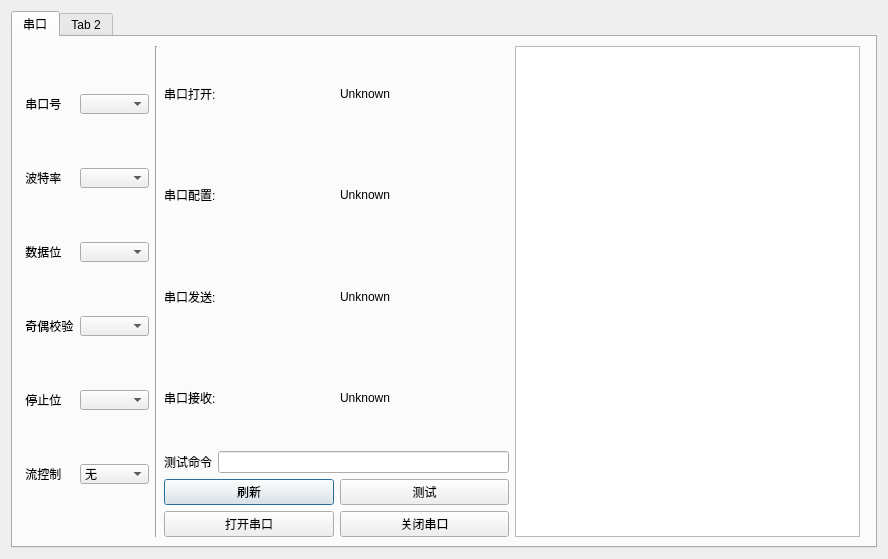
<?xml version="1.0" encoding="UTF-8"?>
<ui version="4.0">
 <class>DialogSerial</class>
 <widget class="QDialog" name="DialogSerial">
  <property name="geometry">
   <rect>
    <x>0</x>
    <y>0</y>
    <width>888</width>
    <height>559</height>
   </rect>
  </property>
  <property name="windowTitle">
   <string>Dialog</string>
  </property>
  <property name="styleSheet">
   <string notr="true"/>
  </property>
  <layout class="QVBoxLayout" name="verticalLayout_3">
   <item>
    <widget class="QTabWidget" name="tabWidget">
     <property name="sizePolicy">
      <sizepolicy hsizetype="Preferred" vsizetype="Preferred">
       <horstretch>0</horstretch>
       <verstretch>0</verstretch>
      </sizepolicy>
     </property>
     <property name="minimumSize">
      <size>
       <width>582</width>
       <height>410</height>
      </size>
     </property>
     <property name="focusPolicy">
      <enum>Qt::TabFocus</enum>
     </property>
     <property name="autoFillBackground">
      <bool>false</bool>
     </property>
     <property name="styleSheet">
      <string notr="true"/>
     </property>
     <property name="currentIndex">
      <number>0</number>
     </property>
     <widget class="QWidget" name="tabSerial">
      <attribute name="title">
       <string>串口</string>
      </attribute>
      <layout class="QHBoxLayout" name="horizontalLayout_16">
       <item>
        <layout class="QHBoxLayout" name="horizontalLayout_14">
         <item>
          <layout class="QVBoxLayout" name="verticalLayout_2">
           <item>
            <layout class="QHBoxLayout" name="horizontalLayout">
             <item>
              <widget class="QLabel" name="lblPortName">
               <property name="text">
                <string> 串口号</string>
               </property>
              </widget>
             </item>
             <item>
              <widget class="QComboBox" name="comboBoxPortName">
               <property name="minimumSize">
                <size>
                 <width>69</width>
                 <height>20</height>
                </size>
               </property>
               <property name="maximumSize">
                <size>
                 <width>69</width>
                 <height>20</height>
                </size>
               </property>
              </widget>
             </item>
            </layout>
           </item>
           <item>
            <layout class="QHBoxLayout" name="horizontalLayout_2">
             <item>
              <widget class="QLabel" name="lblBaudRte">
               <property name="text">
                <string> 波特率</string>
               </property>
              </widget>
             </item>
             <item>
              <widget class="QComboBox" name="comboBoxBaudRate">
               <property name="minimumSize">
                <size>
                 <width>69</width>
                 <height>20</height>
                </size>
               </property>
               <property name="maximumSize">
                <size>
                 <width>69</width>
                 <height>20</height>
                </size>
               </property>
              </widget>
             </item>
            </layout>
           </item>
           <item>
            <layout class="QHBoxLayout" name="horizontalLayout_3">
             <item>
              <widget class="QLabel" name="lblDataBits">
               <property name="text">
                <string> 数据位</string>
               </property>
              </widget>
             </item>
             <item>
              <widget class="QComboBox" name="comboBoxDataBits">
               <property name="minimumSize">
                <size>
                 <width>69</width>
                 <height>20</height>
                </size>
               </property>
               <property name="maximumSize">
                <size>
                 <width>69</width>
                 <height>20</height>
                </size>
               </property>
              </widget>
             </item>
            </layout>
           </item>
           <item>
            <layout class="QHBoxLayout" name="horizontalLayout_4">
             <item>
              <widget class="QLabel" name="lblParity">
               <property name="text">
                <string> 奇偶校验</string>
               </property>
              </widget>
             </item>
             <item>
              <widget class="QComboBox" name="comboBoxParity">
               <property name="minimumSize">
                <size>
                 <width>69</width>
                 <height>20</height>
                </size>
               </property>
               <property name="maximumSize">
                <size>
                 <width>69</width>
                 <height>20</height>
                </size>
               </property>
              </widget>
             </item>
            </layout>
           </item>
           <item>
            <layout class="QHBoxLayout" name="horizontalLayout_5">
             <item>
              <widget class="QLabel" name="lblStopBits">
               <property name="text">
                <string> 停止位</string>
               </property>
              </widget>
             </item>
             <item>
              <widget class="QComboBox" name="comboBoxStopBits">
               <property name="minimumSize">
                <size>
                 <width>69</width>
                 <height>20</height>
                </size>
               </property>
               <property name="maximumSize">
                <size>
                 <width>69</width>
                 <height>20</height>
                </size>
               </property>
              </widget>
             </item>
            </layout>
           </item>
           <item>
            <layout class="QHBoxLayout" name="horizontalLayout_6">
             <item>
              <widget class="QLabel" name="lblFlowControl">
               <property name="text">
                <string> 流控制</string>
               </property>
              </widget>
             </item>
             <item>
              <widget class="QComboBox" name="comboBoxFlowControl">
               <property name="minimumSize">
                <size>
                 <width>69</width>
                 <height>20</height>
                </size>
               </property>
               <property name="maximumSize">
                <size>
                 <width>69</width>
                 <height>20</height>
                </size>
               </property>
               <item>
                <property name="text">
                 <string>无</string>
                </property>
               </item>
              </widget>
             </item>
            </layout>
           </item>
          </layout>
         </item>
         <item>
          <widget class="Line" name="line">
           <property name="orientation">
            <enum>Qt::Vertical</enum>
           </property>
          </widget>
         </item>
         <item>
          <layout class="QVBoxLayout" name="verticalLayout">
           <item>
            <layout class="QHBoxLayout" name="horizontalLayout_9">
             <item>
              <widget class="QLabel" name="label">
               <property name="text">
                <string>串口打开:</string>
               </property>
              </widget>
             </item>
             <item>
              <widget class="QLabel" name="labelOpen">
               <property name="text">
                <string>Unknown</string>
               </property>
              </widget>
             </item>
            </layout>
           </item>
           <item>
            <layout class="QHBoxLayout" name="horizontalLayout_8">
             <item>
              <widget class="QLabel" name="label_2">
               <property name="text">
                <string>串口配置:</string>
               </property>
              </widget>
             </item>
             <item>
              <widget class="QLabel" name="labelSetting">
               <property name="text">
                <string>Unknown</string>
               </property>
              </widget>
             </item>
            </layout>
           </item>
           <item>
            <layout class="QHBoxLayout" name="horizontalLayout_10">
             <item>
              <widget class="QLabel" name="label_3">
               <property name="text">
                <string>串口发送:</string>
               </property>
              </widget>
             </item>
             <item>
              <widget class="QLabel" name="labelSend">
               <property name="text">
                <string>Unknown</string>
               </property>
              </widget>
             </item>
            </layout>
           </item>
           <item>
            <layout class="QHBoxLayout" name="horizontalLayout_7">
             <item>
              <widget class="QLabel" name="label_4">
               <property name="text">
                <string>串口接收:</string>
               </property>
              </widget>
             </item>
             <item>
              <widget class="QLabel" name="labelReceive">
               <property name="text">
                <string>Unknown</string>
               </property>
              </widget>
             </item>
            </layout>
           </item>
           <item>
            <layout class="QHBoxLayout" name="horizontalLayout_12">
             <item>
              <widget class="QLabel" name="label_5">
               <property name="text">
                <string>测试命令</string>
               </property>
              </widget>
             </item>
             <item>
              <widget class="QLineEdit" name="lineEditTest"/>
             </item>
            </layout>
           </item>
           <item>
            <layout class="QHBoxLayout" name="horizontalLayout_13">
             <item>
              <widget class="QPushButton" name="pushButton">
               <property name="text">
                <string>刷新</string>
               </property>
              </widget>
             </item>
             <item>
              <widget class="QPushButton" name="pushButtonTest">
               <property name="text">
                <string>测试</string>
               </property>
              </widget>
             </item>
            </layout>
           </item>
           <item>
            <layout class="QHBoxLayout" name="horizontalLayout_11">
             <item>
              <widget class="QPushButton" name="pushButtonOpenPort">
               <property name="text">
                <string>打开串口</string>
               </property>
              </widget>
             </item>
             <item>
              <widget class="QPushButton" name="pushButtonClosePort">
               <property name="text">
                <string>关闭串口</string>
               </property>
              </widget>
             </item>
            </layout>
           </item>
          </layout>
         </item>
         <item>
          <widget class="QTextBrowser" name="textBrowser"/>
         </item>
        </layout>
       </item>
       <item>
        <widget class="Line" name="line_2">
         <property name="orientation">
          <enum>Qt::Horizontal</enum>
         </property>
        </widget>
       </item>
      </layout>
     </widget>
     <widget class="QWidget" name="tab_2">
      <attribute name="title">
       <string>Tab 2</string>
      </attribute>
      <layout class="QHBoxLayout" name="horizontalLayout_15">
       <item>
        <widget class="QTextBrowser" name="textBrowser_2"/>
       </item>
      </layout>
     </widget>
    </widget>
   </item>
  </layout>
 </widget>
 <resources/>
 <connections/>
</ui>
